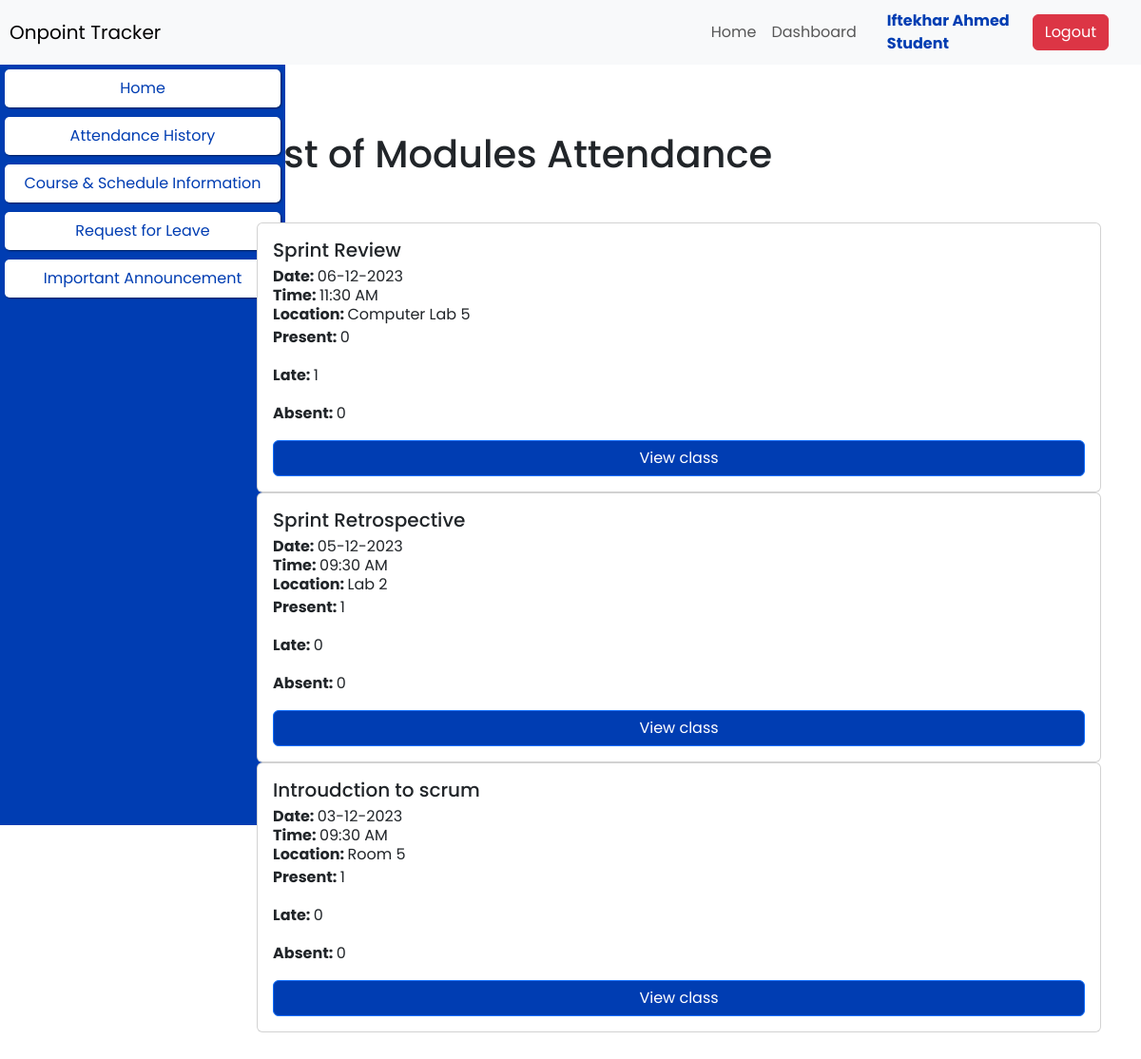
Page /pages/student_class.php?module_id=1 (signed in) on the earlier database version.
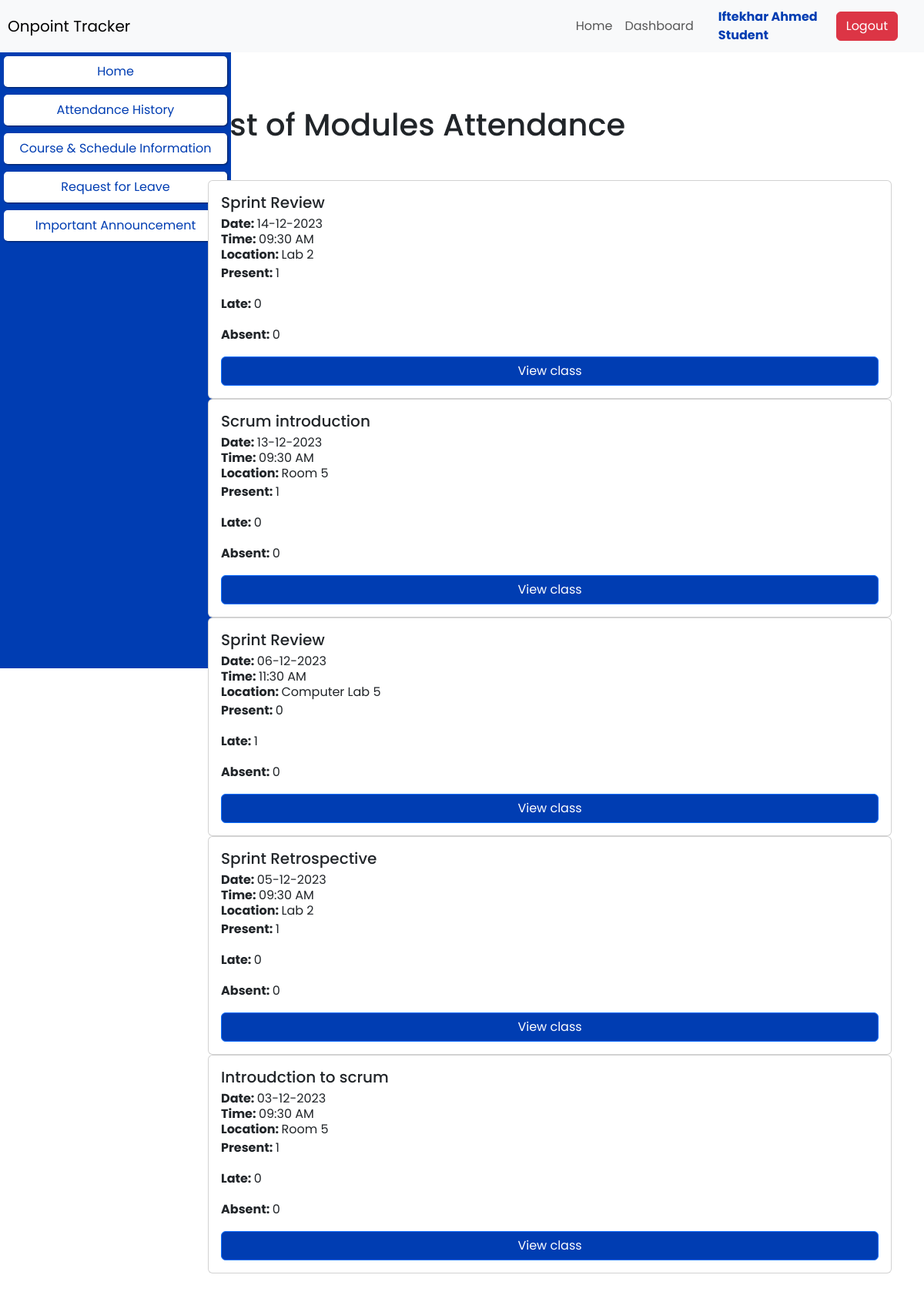
Same page on the later database version.
### tables this page shows
CREATE TABLE `class` (
  `class_id` int(11) NOT NULL,
  `class_name` varchar(50) NOT NULL,
  `class_date` date NOT NULL,
  `class_time` time NOT NULL,
  `class_location` varchar(50) NOT NULL,
  `class_module_id` int(11) NOT NULL
);

### pages/student_class.php (the view, shortened to what this page needs)
<!DOCTYPE html>
<html lang="en">
<head>
    <link rel="stylesheet" href="../inc/home.css">
    <link href="https://cdn.jsdelivr.net/npm/bootstrap@5.3.2/dist/css/bootstrap.min.css" rel="stylesheet">
    <?php
    if (isset($_GET["module_id"]))
        require_once('../inc/head.php'); ?>
</head>
<body>
    <?php
    require_once('../pages/student_navbar.php');
    require_once('../pages/student_sidebar.php');
    if (isset($_SESSION["logged_in"]) && $_SESSION["logged_in"]) {
        if ($_SESSION["role_name"] == "Student") {
            $student_id = $_SESSION["user_id"];
            $module_id = $_GET["module_id"];
            require('../inc/conn.php');
    ?>
            <section class="container">
                <h1 class="mb-5">List of Modules Attendance</h1>
                <div class="grid mt-5">
                    <?php
                    $select_query = "SELECT
                        class.class_id,
                        class.class_date,
                        class.class_time,
                        class.class_name,
                        class.class_location,
                        SUM(attendance_status='P') as present,
                        SUM(attendance_status='L') as late,
                        SUM(attendance_status='A') as absent,
                        class.class_module_id
                    FROM
                        class
                    LEFT JOIN
                        attendance
                    ON attendance.attendance_class_id=class.class_id
                    AND attendance.attendance_student_id=$student_id
                    JOIN module ON class.class_module_id = module.module_id
                    JOIN user ON module.module_tutor_id = user.user_id
                    WHERE class.class_module_id = $module_id
                    AND user.user_course_id = (SELECT user_course_id FROM user WHERE user_id = $student_id)
                    GROUP BY
                        class.class_id
                    ORDER BY
                        class.class_date DESC;";
                    $get_query = mysqli_query($conn, $select_query);
                    if ($get_query) {
                        $result = mysqli_fetch_all($get_query);
                        foreach ($result as $attendance) {
                    ?>
                            <div class="card" style="min-width: 20rem;">
                                <div class="card-body d-flex flex-column">
                                    <h5 class="card-title"><?php echo $attendance[3]; ?></h5>
                                    <p class="card-subtitle"><b>Date: </b><?php echo date('d-m-Y', strtotime($attendance[1])); ?></p>
                                    <p class="card-subtitle"><b>Time: </b><?php echo date('h:i A', strtotime($attendance[2])); ?></p>
                                    <p class="card-subtitle"><b>Location: </b><?php echo $attendance[4]; ?></p>
                                    <p class="card-text"><b>Present: </b><?php echo $attendance[5]; ?></p>
                                    <p class="card-text"><b>Late: </b><?php echo $attendance[6]; ?></p>
                                    <p class="card-text"><b>Absent: </b><?php echo $attendance[7]; ?></p>
                                    <a href="student_attendance.php?class_id=<?php echo $attendance[0]; ?>" class="btn btn-primary">View class</a>
                                </div>
                            </div>
                    <?php
                        }
                    }
                    ?>
                </div>
            </section>
    <?php
        } else {
            header("Location:index.php");
        }
    } else {
        header("Location:index.php");
    }
    ?>
</body>
</html>

### inc/head.php (shortened to what this page needs)
<head>
    <link href="https://cdn.jsdelivr.net/npm/bootstrap@5.3.2/dist/css/bootstrap.min.css" rel="stylesheet">
</head>

### pages/student_navbar.php (shortened to what this page needs)
<?php
$currentPage = basename($_SERVER['PHP_SELF']);
?>
<nav class='navbar navbar-expand-lg navbar-light bg-light'>
    <a class='navbar-brand' href='index.php'>Onpoint Tracker</a>
    <div class='collapse navbar-collapse justify-content-end' id='navbarNav'>
        <ul class='navbar-nav ml-auto'>
            <li class="<?php echo 'nav-item ' . ($currentPage == 'index.php' ? 'active' : '') ?>">
                <a class='nav-link' href='index.php'>Home</a>
            </li>
            <?php if (isset($_SESSION["logged_in"]) && $_SESSION["logged_in"]) { ?>
                <li class="<?php echo 'nav-item ' . (str_contains($currentPage, "_dashboard.php") ? 'active' : ''); ?>">
                    <?php
                    $dashboard_link = "";
                    switch ($_SESSION["role_name"]) {
                        case "Student":
                            $dashboard_link = "student_dashboard.php";
                            break;
                    }
                    ?>
                    <a class='nav-link' href="<?php echo $dashboard_link; ?>">Dashboard</a>
                </li>
            <?php } else { ?>
                <li class="<?php echo 'nav-item ' . ($currentPage == 'login.php' ? 'active' : ''); ?>">
                    <a class='nav-link' href='login.php'>Login</a>
                </li>
            <?php
            }
            ?>
        </ul>
    </div>
    <div class='d-flex align-items-center gap-4 px-4'>
        <?php if (isset($_SESSION["logged_in"]) && $_SESSION["logged_in"]) { ?>
            <div class="d-flex flex-column align-items-start" style="color: #003DB2; font-weight: bold;">
                <?php
                $user_fullname = $_SESSION["first_name"] . " " . $_SESSION["last_name"];
                $user_role_name = $_SESSION["role_name"];
                echo "<p style='margin:0'>$user_fullname</p>";
                echo "<p style='margin:0'>$user_role_name</p>";
                ?>
            </div>
            <form class='form-inline' action="logout.php">
                <button class='btn btn-danger' type='submit'>Logout</button>
            </form>
        <?php } ?>
    </div>
</nav>

### pages/student_sidebar.php (shortened to what this page needs)
<div class="sidebar">
    <a href="student_dashboard.php">Home</a>
    <a href="student_menutrial.php">Attendance History</a>
    <a href="student_dashboard.php">Course & Schedule Information</a>
    <a href="student_requestforleave.php">Request for Leave</a>
    <a href="student_dashboard.php">Important Announcement </a>
</div>

### inc/home.css (style rules this page uses)
* { margin: 0; padding: 0; box-sizing: border-box; font-family: "Poppins", sans-serif; }
body { background-color: white; }
.container { width: 100%; margin: auto; margin: 70px 70px 70px 70px; }
ul li:before { font-weight: bold; display: inline-block; width: 2em; margin-left: -1em; }

### inc/head.php (style rules this page uses)
* { margin: 0; padding: 0; box-sizing: border-box; font-family: "Poppins", sans-serif; }

### pages/student_class.php (style rules this page uses)
.navbar { padding: 10px }
.btn-primary, .btn-primary:active, .btn-primary:visited { background-color: #003DB2 !important; }
.container { padding-left: 20%; }

### pages/student_navbar.php (style rules this page uses)
.navbar { padding: 10px; position: sticky; }

### pages/student_sidebar.php (style rules this page uses)
.sidebar { position: fixed; height: 100vh; width: 25%; padding: 5px; background-color: #003DB2; margin: right 500px; }
.sidebar a { display: block; box-shadow: 1px 1px 2px rgba(0,0,0,0.5); padding: 8px 16px; text-align:center; text-decoration: none; background-color: #ffffff; color: #003DB2; border-radius: 5px; margin-bottom: 10px; }

Differences in the rows shown:
added class: class_name "Sprint Review", class_date "14-12-2023", class_time "09:30 AM", class_location "Lab 2", attendance "1", attendance "0"
added class: class_name "Scrum introduction", class_date "13-12-2023", class_time "09:30 AM", class_location "Room 5", attendance "1", attendance "0"
